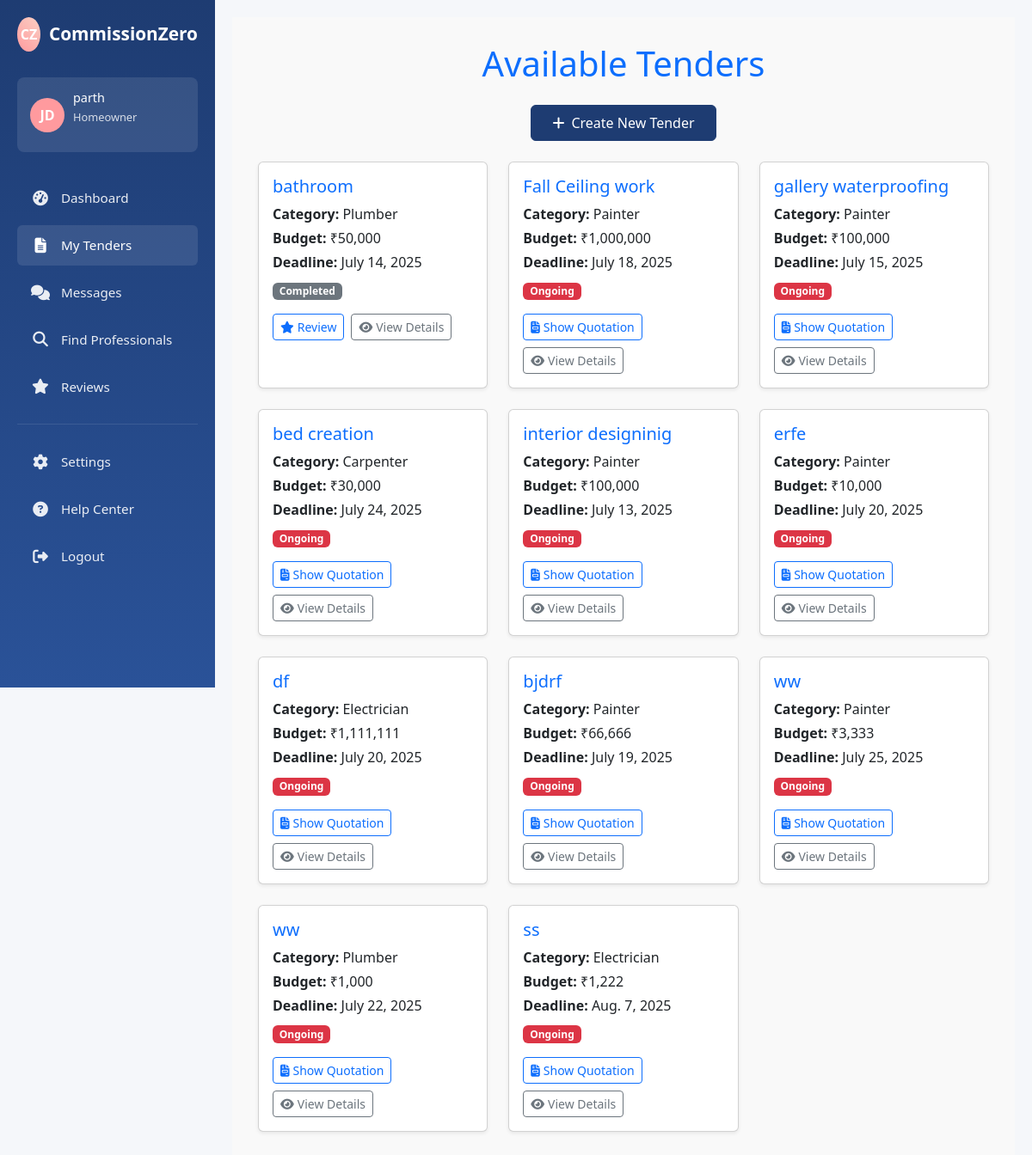
Page /my_tenders/ (signed in) on the committed database.
### CommissionZeroApp/models.py (models this page shows, shortened)
class Tender(models.Model):
    SERVICE_CATEGORIES = [
        ('electrician', 'Electrician'),
        ('plumber', 'Plumber'),
        ('painter', 'Painter'),
        ('carpenter', 'Carpenter'),
        ('solar', 'Solar Electrician'),
    ]
    URGENCY_CHOICES = [
        ('urgent', 'Urgent (Within 24 hours)'),
        ('soon', 'Soon (Within a week)'),
        ('flexible', 'Flexible (No specific deadline)'),
    ]
    user = models.ForeignKey(User, on_delete=models.CASCADE)
    title = models.CharField(max_length=255)
    description = models.TextField()
    category = models.CharField(max_length=50, choices=SERVICE_CATEGORIES)
    budget = models.PositiveIntegerField(blank=True, null=True)
    urgency = models.CharField(max_length=20, choices=URGENCY_CHOICES)
    address = models.CharField(max_length=255)
    postcode = models.CharField(max_length=10)
    start_date = models.DateField(blank=True, null=True)
    deadline = models.DateField()
    notes = models.TextField(blank=True)
    images = models.ImageField(upload_to='tender_images/', blank=True, null=True)
    status = models.CharField(max_length=20, default='open')
    created_at = models.DateTimeField(auto_now_add=True)

### CommissionZeroApp/views.py (the view)
# urls.py: path('my_tenders/', views.my_tenders, name='my_tenders'),
@role_required(['customer'])
@login_required
def my_tenders(request):
    tenders = Tender.objects.filter(user=request.user)
    return render(request, 'CommissionZeroApp/customer/my_tenders.html', {'tenders': tenders})

### CommissionZeroApp/context_processors.py (called while the page is built)
def provider_avg_rating(request):
    if request.user.is_authenticated and hasattr(request.user, 'role') and request.user.role == 'provider':
        avg_rating = Review.objects.filter(provider=request.user).aggregate(avg=Avg('rating'))['avg']
        return {'avg_rating': round(avg_rating or 0, 1)}
    return {}

### CommissionZeroApp/templates/CommissionZeroApp/customer/my_tenders.html (shortened to what this page needs)
{% block content %}
{% load static %}
{% load humanize %}
<!DOCTYPE html>
<html lang="en">
<head>
  <link href="https://cdn.jsdelivr.net/npm/bootstrap@5.3.3/dist/css/bootstrap.min.css" rel="stylesheet">
  <link rel="stylesheet" href="https://cdnjs.cloudflare.com/ajax/libs/font-awesome/6.4.0/css/all.min.css" />
  <link rel="stylesheet" href="{% static 'css/customer/mytenders.css' %}" />
</head>
<body>
  <div class="dashboard d-flex">
  {% include "sidebar_customer.html" %}
  <div class="main-content flex-grow-1 ">
    <h1 class="text-center text-primary mb-4">Available Tenders</h1>
    <div class="d-flex justify-content-center mb-4">
      <a href="/tender_creation" class="btn btn-primary px-4 py-2" style="background-color: #1e3c72; border-color: #1e3c72;">
        <i class="fas fa-plus me-2"></i>Create New Tender
      </a>
    </div>
    <div class="row g-4">
      {% for tender in tenders %}
      <div class="col-md-6 col-lg-4">
        <div class="card shadow-sm h-100">
          <div class="card-body">
            <h5 class="card-title text-primary">{{ tender.title }}</h5>
            <p class="mb-1"><strong>Category:</strong> {{ tender.get_category_display }}</p>
            <p class="mb-1"><strong>Budget:</strong>
              {% if tender.budget %}
                ₹{{ tender.budget|intcomma }}
              {% else %}
                Not specified
              {% endif %}
            </p>
            <p class="mb-2"><strong>Deadline:</strong> {{ tender.deadline }}</p>
            <span class="badge {% if tender.status == 'open' %}bg-success{% elif tender.status == 'ongoing' %}bg-danger{% elif tender.status == 'completed' %}bg-secondary{% endif %}">
              {{ tender.status|capfirst }}
            </span>
            <div class="mt-3 d-flex flex-wrap gap-2">
              {% if tender.status == "completed" %}
                <a href="{% url 'submit_review' tender.id %}" class="btn btn-sm btn-outline-primary">
                  <i class="fas fa-star me-1"></i>Review
                </a>
              {% else %}
                <a href="{% url 'view_quotation' tender.id %}" class="btn btn-sm btn-outline-primary">
                  <i class="fas fa-file-invoice me-1"></i>Show Quotation
                </a>
              {% endif %}
              <a href="{% url 'tender_detail_customer' tender.id %}" class="btn btn-sm btn-outline-secondary">
                <i class="fas fa-eye me-1"></i>View Details
              </a>
            </div>
          </div>
        </div>
      </div>
      {% empty %}
        <div class="col-12">
          <div class="alert alert-info text-center">No tenders posted yet.</div>
        </div>
      {% endfor %}
    </div>
  </div>
</div>
</body>
</html>
{% endblock %}

### templates/sidebar_customer.html (shortened to what this page needs)
{% block content %}
{% load static %}
<!DOCTYPE html>
<html lang="en">
<head>
    <link rel="stylesheet" href="https://cdnjs.cloudflare.com/ajax/libs/font-awesome/6.4.0/css/all.min.css">
    <link rel="stylesheet" href="{% static 'css/customer/sidebar_customer.css' %}">
</head>
<body>
<aside class="sidebar" id="sidebar">
    <div class="brand">
        <div class="logo">CZ</div>
        <div class="brand-name">CommissionZero</div>
    </div>
    <div class="user-profile">
        <div class="user-avatar">JD</div>
        <div class="user-info">
            <h4>{{ user.username }}</h4>
            <p>Homeowner</p>
        </div>
    </div>
    <nav class="nav-menu">
        {% url 'customer_dashboard' as customer_dashboard %}
        {% url 'tender_creation' as tender_creation %}
        {% url 'my_tenders' as my_tenders %}
        {% url 'messages_customer' as messages_customer %}
        {% url 'find_professionals' as find_professionals %}
        {% url 'reviews' as reviews %}
        <a href="{{ customer_dashboard }}" class="menu-item {% if request.path == customer_dashboard or request.path == tender_creation %}active{% endif %}">
            <i class="fas fa-tachometer-alt"></i>
            <span>Dashboard</span>
        </a>
        <a href="{{ my_tenders }}" class="menu-item {% if request.path == my_tenders %}active{% endif %}">
            <i class="fas fa-file-alt"></i>
            <span>My Tenders</span>
        </a>
        <a href="{{ messages_customer }}" class="menu-item {% if request.path == messages_customer %}active{% endif %}">
            <i class="fas fa-comments"></i>
            <span>Messages</span>
        </a>
        <a href="{{ find_professionals }}" class="menu-item {% if request.path == find_professionals %}active{% endif %}">
            <i class="fas fa-search"></i>
            <span>Find Professionals</span>
        </a>
        <a href="{{ reviews }}" class="menu-item {% if request.path == reviews %}active{% endif %}">
            <i class="fas fa-star"></i>
            <span>Reviews</span>
        </a>
        <div class="divider"></div>
        <a href="/settings" class="menu-item">
            <i class="fas fa-cog"></i>
            <span>Settings</span>
        </a>
        <a href="/help_center" class="menu-item">
            <i class="fas fa-question-circle"></i>
            <span>Help Center</span>
        </a>
        <a href="{% url 'logout' %}" class="menu-item">
            <i class="fas fa-sign-out-alt"></i>
            <span>Logout</span>
        </a>
    </nav>
</aside>
</body>
</html>
{% endblock %}

### static/css/customer/mytenders.css (style rules this page uses)
:root { --primary: #1e3c72; --secondary: #2a5298; --accent: #ff9a9e; --light: #f5f7fa; --dark: #333; --success: #4caf50; }
* { margin: 0; padding: 0; box-sizing: border-box; }
body { font-family: "Segoe UI", Tahoma, Geneva, Verdana, sans-serif; background-color: #f9f9f9; padding: 20px; color: var(--dark); }
.dashboard { display: flex; min-height: 100vh; min-width: 100vh; }
.sidebar { width: 250px; flex-shrink: 0; }
.main-content { flex-grow: 1; padding: 30px; background-color: #f9f9f9; }

### static/css/customer/sidebar_customer.css (style rules this page uses)
:root { --primary: #1e3c72; --secondary: #2a5298; --accent: #ff9a9e; --light: #f5f7fa; --dark: #333; --sidebar-width: 250px; }
* { margin: 0; padding: 0; box-sizing: border-box; font-family: 'Segoe UI', Tahoma, Geneva, Verdana, sans-serif; }
body { display: flex; background-color: var(--light); min-height: 100vh; }
.sidebar { background: linear-gradient(180deg, var(--primary), var(--secondary)); color: white; width: var(--sidebar-width); min-height: 100vh; position: fixed; top: 0; left: 0; padding: 20px; display: flex; flex-direction: column; z-index: 100; transition: all 0.3s; }
.brand { display: flex; align-items: center; margin-bottom: 30px; }
.logo { width: 40px; height: 40px; background: linear-gradient(45deg, var(--accent), #fad0c4); border-radius: 50%; display: flex; align-items: center; justify-content: center; margin-right: 10px; font-weight: bold; }
.brand-name { font-size: 1.3rem; font-weight: 700; }
.user-profile { display: flex; align-items: center; padding: 15px; background-color: rgba(255,255,255,0.1); border-radius: 8px; margin-bottom: 30px; }
.user-avatar { width: 40px; height: 40px; border-radius: 50%; background-color: var(--accent); display: flex; align-items: center; justify-content: center; margin-right: 10px; color: white; font-weight: bold; }
.user-info h4 { font-size: 0.9rem; margin-bottom: 5px; }
.user-info p { font-size: 0.8rem; opacity: 0.8; }
.nav-menu { flex-grow: 1; overflow-y: auto; }
.menu-item { display: flex; align-items: center; padding: 12px 15px; margin-bottom: 8px; border-radius: 6px; color: rgba(255,255,255,0.9); text-decoration: none; transition: all 0.3s; }
.menu-item.active, .menu-item:hover { background-color: rgba(255,255,255,0.1); color: white; }
.menu-item i { width: 24px; text-align: center; margin-right: 12px; font-size: 1.1rem; }
.menu-item span { font-size: 0.95rem; }
.divider { height: 1px; background-color: rgba(255,255,255,0.1); margin: 20px 0; }
.main-content { margin-left: var(--sidebar-width); padding: 30px; flex-grow: 1; }

### rows in the picture
Tender: title "bathroom", category "Plumber", budget "50,000", deadline "July 14, 2025", status "Completed", shows "Review"
Tender: title "Fall Ceiling work", category "Painter", budget "1,000,000", deadline "July 18, 2025", status "Ongoing", shows "Show Quotation"
Tender: title "gallery waterproofing", category "Painter", budget "100,000", deadline "July 15, 2025", status "Ongoing", shows "Show Quotation"
Tender: title "bed creation", category "Carpenter", budget "30,000", deadline "July 24, 2025", status "Ongoing", shows "Show Quotation"
Tender: title "interior designinig", category "Painter", budget "100,000", deadline "July 13, 2025", status "Ongoing", shows "Show Quotation"
Tender: title "erfe", category "Painter", budget "10,000", deadline "July 20, 2025", status "Ongoing", shows "Show Quotation"
Tender: title "df", category "Electrician", budget "1,111,111", deadline "July 20, 2025", status "Ongoing", shows "Show Quotation"
Tender: title "bjdrf", category "Painter", budget "66,666", deadline "July 19, 2025", status "Ongoing", shows "Show Quotation"
Tender: title "ww", category "Painter", budget "3,333", deadline "July 25, 2025", status "Ongoing", shows "Show Quotation"
Tender: title "ww", category "Plumber", budget "1,000", deadline "July 22, 2025", status "Ongoing", shows "Show Quotation"
Tender: title "ss", category "Electrician", budget "1,222", deadline "Aug. 7, 2025", status "Ongoing", shows "Show Quotation"

### other values in the picture
{{ user.username }} "parth"
